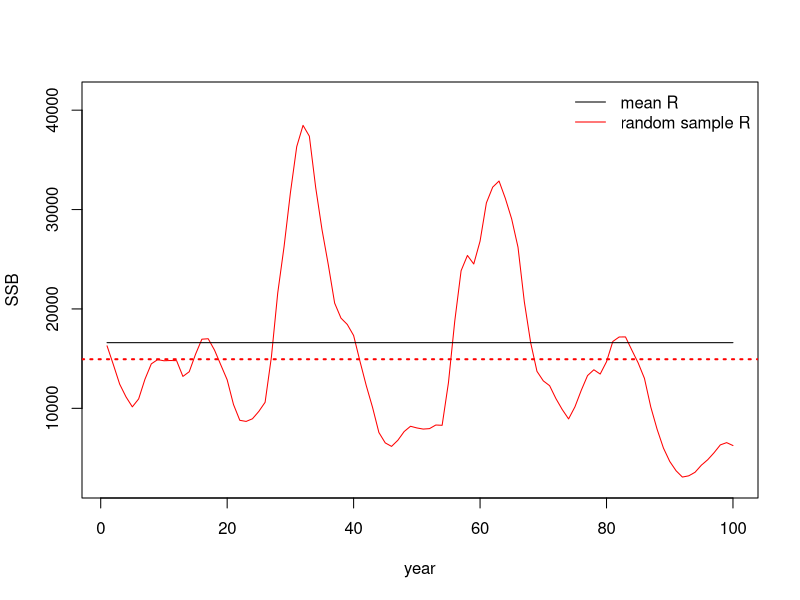

Here is the R script that generated this plot:


# Function to get Bmsy assuming an Fmsy, recruitment history and level of
# natural mortality.
# 
# ny: number of years to run out the projection for
#
# Fmsy: Fmsy or some proxy -- this will be the constant level applied in
#       all years of the projections/simulations
#       
# R: A vector of recruitment histories.
# 
# Rfun: Function defining what to do with the recruitment histories. Any 
#       function will do here, and extra arguments can be included using
#       the (...). A common function will be sample(), with size=1 included
#       as an extra argument. That just means a random draw from the
#       recruitment history. You could also use mean() or mean() with
#       the trim=p argument in the ... if you wanted to apply the mean
#       recruitment or a trimmed mean recruitment to every year of the
#       projection/simulation. Another option would be to do something 
#       like use rlnorm() and then specify an sd.
#       
# sel: Vector of selectivity to apply to each of the age classes
# 
# init: Initial numbers-at-age
# 
# waa: vector of weights-at-age
# 
# mat: vector of maturity-at-age
# 
# M: The level of natural mortality to apply to each year of the
#    projection/simulation. Can be a scalar to apply the same rate to all
#    age classes or a vector to apply a different rate.
#         



get_BmsySim <- function(ny, Fmsy, R, Rfun, sel, init, waa, mat, M, ...){
  
  # Ensure that all vectors are the same length
  if(!all(length(sel) == length(init),
          length(sel) == length(waa))){
    stop('get_BmsySim: check vector lengths')
  }
  
  # If M is a vector, ensure it is the same length as the rest
  if(length(M) > 1){
    if(length(sel) != length(M)){
      stop('get_BmsySim: check vector lengths (M)')
    }
  }
  
  # number of ages in the model
  nage <- length(sel)
  
  # if M is not given as a vector, make it one
  if(length(M) == 1){
    M <- rep(M, nage)
  }
  
  # set up containers
  N <- matrix(0, nrow=ny, ncol=nage)
  
  
  # set up initial conditions
  N[1,] <- init
  
  for(y in 2:ny){
    
    for(a in 2:(nage-1)){
      # exponential survival to the next year/age
      N[y,a] <- N[y-1, a-1] * exp(-sel[a-1]*Fmsy - M[a-1])
    }
    
    # Deal with the plus group
    N[y,nage] <- N[y-1,nage-1] * exp(-sel[nage-1] * Fmsy - 
                                     M[nage-1]) + 
                 N[y-1,nage] * exp(-sel[nage] * Fmsy - 
                                   M[nage])
    
    # Recruitment
    N[y,1] <- Rfun(R, ...)
    
  }
  
  # Get weight-at-age
  Waa <- sweep(N, MARGIN=2, STATS=waa, FUN='*')
  
  # Get mature biomass-at-age
  SSBaa <- sweep(Waa, MARGIN=2, STATS=mat, FUN='*')
  
  # Find the total SSB / year
  SSB <- apply(SSBaa, 1, sum)
  
  return(SSB)
  
}



R <- rlnorm(30, meanlog=log(1000), sdlog=1.5)
sel <- c(seq(0, 1, length.out=5), rep(1, 3))
init <- dgamma(1:8/8, shape=0.9) * mean(R)/10
waa <- seq(1, 10, length.out=8)
mat <- seq(0, 1, length.out=8)



# Using random sample from R history
ssb1 <- get_BmsySim(ny = 1000, Fmsy = 0.25, R = R, 
                    Rfun = sample, size=1, 
                    sel = sel, init = init, waa = waa, 
                    mat = mat, M = 0.2)

# Using the mean recruitment
ssb2 <- get_BmsySim(ny = 1000, Fmsy = 0.25, R = R, 
                    Rfun = mean, 
                    sel = sel, init = init, waa = waa, 
                    mat = mat, M = 0.2)

yrg <- range(ssb1, ssb2)
# random sample
plot(tail(ssb1, 100), xlab='year', ylab='SSB', 
     ylim=yrg, type='l', col='red')

# mean
lines(tail(ssb2, 100), xlab='year', ylab='SSB')
legend('topright', lty=1, col=c('black', 'red'),
       legend=c('mean R', 'random sample R'), bty='n')

# plot the mean of the stochastic series
abline(h=mean(tail(ssb1, 100)), lty=3, lwd=2, col='red')

